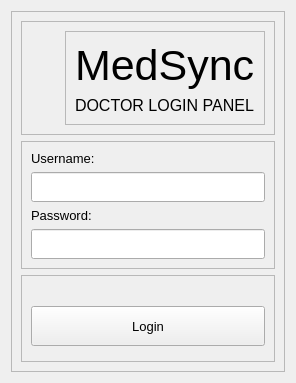
      <widget class="QWidget" name="doctor_login_page">
       <layout class="QHBoxLayout" name="horizontalLayout_11">
        <item>
         <widget class="QFrame" name="login_frame">
          <property name="maximumSize">
           <size>
            <width>450</width>
            <height>650</height>
           </size>
          </property>
          <property name="frameShape">
           <enum>QFrame::StyledPanel</enum>
          </property>
          <property name="frameShadow">
           <enum>QFrame::Raised</enum>
          </property>
          <layout class="QVBoxLayout" name="verticalLayout_73" stretch="1,1,1">
           <item>
            <widget class="QFrame" name="frame_105">
             <property name="frameShape">
              <enum>QFrame::StyledPanel</enum>
             </property>
             <property name="frameShadow">
              <enum>QFrame::Raised</enum>
             </property>
             <layout class="QHBoxLayout" name="horizontalLayout_37" stretch="0,0">
              <property name="leftMargin">
               <number>30</number>
              </property>
              <item>
               <widget class="QLabel" name="label_103">
                <property name="minimumSize">
                 <size>
                  <width>0</width>
                  <height>0</height>
                 </size>
                </property>
                <property name="maximumSize">
                 <size>
                  <width>120</width>
                  <height>120</height>
                 </size>
                </property>
                <property name="text">
                 <string/>
                </property>
                <property name="pixmap">
                 <pixmap>logo.png</pixmap>
                </property>
                <property name="scaledContents">
                 <bool>true</bool>
                </property>
               </widget>
              </item>
              <item>
               <widget class="QFrame" name="frame_21">
                <property name="frameShape">
                 <enum>QFrame::StyledPanel</enum>
                </property>
                <property name="frameShadow">
                 <enum>QFrame::Raised</enum>
                </property>
                <layout class="QVBoxLayout" name="verticalLayout_12">
                 <item>
                  <widget class="QLabel" name="label_27">
                   <property name="font">
                    <font>
                     <family>Arial</family>
                     <pointsize>32</pointsize>
                     <weight>50</weight>
                     <italic>false</italic>
                     <bold>false</bold>
                    </font>
                   </property>
                   <property name="text">
                    <string>MedSync</string>
                   </property>
                   <property name="alignment">
                    <set>Qt::AlignBottom|Qt::AlignLeading|Qt::AlignLeft</set>
                   </property>
                  </widget>
                 </item>
                 <item>
                  <widget class="QLabel" name="label_29">
                   <property name="maximumSize">
                    <size>
                     <width>16777215</width>
                     <height>65</height>
                    </size>
                   </property>
                   <property name="font">
                    <font>
                     <family>Arial</family>
                     <pointsize>12</pointsize>
                     <weight>50</weight>
                     <italic>false</italic>
                     <bold>false</bold>
                    </font>
                   </property>
                   <property name="text">
                    <string>DOCTOR LOGIN PANEL</string>
                   </property>
                   <property name="alignment">
                    <set>Qt::AlignLeading|Qt::AlignLeft|Qt::AlignTop</set>
                   </property>
                  </widget>
                 </item>
                </layout>
               </widget>
              </item>
             </layout>
            </widget>
           </item>
           <item>
            <widget class="QFrame" name="frame_106">
             <property name="frameShape">
              <enum>QFrame::StyledPanel</enum>
             </property>
             <property name="frameShadow">
              <enum>QFrame::Raised</enum>
             </property>
             <layout class="QVBoxLayout" name="verticalLayout_74" stretch="2,1,2,1">
              <item>
               <widget class="QLabel" name="label_99">
                <property name="maximumSize">
                 <size>
                  <width>16777215</width>
                  <height>30</height>
                 </size>
                </property>
                <property name="font">
                 <font>
                  <pointsize>10</pointsize>
                  <weight>50</weight>
                  <italic>false</italic>
                  <bold>false</bold>
                 </font>
                </property>
                <property name="text">
                 <string>Username:</string>
                </property>
                <property name="alignment">
                 <set>Qt::AlignBottom|Qt::AlignLeading|Qt::AlignLeft</set>
                </property>
               </widget>
              </item>
              <item>
               <widget class="QLineEdit" name="login_username">
                <property name="minimumSize">
                 <size>
                  <width>0</width>
                  <height>30</height>
                 </size>
                </property>
               </widget>
              </item>
              <item>
               <widget class="QLabel" name="label_101">
                <property name="minimumSize">
                 <size>
                  <width>0</width>
                  <height>0</height>
                 </size>
                </property>
                <property name="maximumSize">
                 <size>
                  <width>16777215</width>
                  <height>30</height>
                 </size>
                </property>
                <property name="font">
                 <font>
                  <pointsize>10</pointsize>
                  <weight>50</weight>
                  <italic>false</italic>
                  <bold>false</bold>
                 </font>
                </property>
                <property name="text">
                 <string>Password:</string>
                </property>
                <property name="alignment">
                 <set>Qt::AlignBottom|Qt::AlignLeading|Qt::AlignLeft</set>
                </property>
               </widget>
              </item>
              <item>
               <widget class="QLineEdit" name="login_password">
                <property name="minimumSize">
                 <size>
                  <width>0</width>
                  <height>30</height>
                 </size>
                </property>
                <property name="font">
                 <font>
                  <family>MS Shell Dlg 2</family>
                  <pointsize>10</pointsize>
                  <weight>50</weight>
                  <italic>false</italic>
                  <bold>false</bold>
                  <strikeout>false</strikeout>
                  <stylestrategy>PreferDefault</stylestrategy>
                 </font>
                </property>
                <property name="echoMode">
                 <enum>QLineEdit::Password</enum>
                </property>
               </widget>
              </item>
             </layout>
            </widget>
           </item>
           <item>
            <widget class="QFrame" name="frame_107">
             <property name="frameShape">
              <enum>QFrame::StyledPanel</enum>
             </property>
             <property name="frameShadow">
              <enum>QFrame::Raised</enum>
             </property>
             <layout class="QVBoxLayout" name="verticalLayout_75">
              <item>
               <widget class="QLabel" name="login_info">
                <property name="maximumSize">
                 <size>
                  <width>16777215</width>
                  <height>20</height>
                 </size>
                </property>
                <property name="font">
                 <font>
                  <family>Arial</family>
                  <pointsize>10</pointsize>
                  <weight>50</weight>
                  <italic>false</italic>
                  <bold>false</bold>
                 </font>
                </property>
                <property name="text">
                 <string/>
                </property>
               </widget>
              </item>
              <item>
               <widget class="QPushButton" name="login_btn">
                <property name="minimumSize">
                 <size>
                  <width>0</width>
                  <height>40</height>
                 </size>
                </property>
                <property name="font">
                 <font>
                  <pointsize>10</pointsize>
                 </font>
                </property>
                <property name="text">
                 <string>Login</string>
                </property>
               </widget>
              </item>
              <item>
               <widget class="QFrame" name="frame_108">
                <property name="frameShape">
                 <enum>QFrame::StyledPanel</enum>
                </property>
                <property name="frameShadow">
                 <enum>QFrame::Raised</enum>
                </property>
               </widget>
              </item>
             </layout>
            </widget>
           </item>
          </layout>
         </widget>
        </item>
       </layout>
      </widget>
